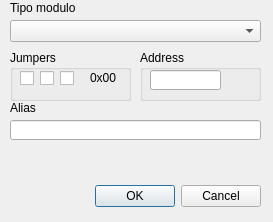
<?xml version="1.0" encoding="UTF-8"?>
<ui version="4.0">
 <class>Dialog_AddModule</class>
 <widget class="QDialog" name="Dialog_AddModule">
  <property name="windowModality">
   <enum>Qt::ApplicationModal</enum>
  </property>
  <property name="geometry">
   <rect>
    <x>0</x>
    <y>0</y>
    <width>273</width>
    <height>222</height>
   </rect>
  </property>
  <property name="windowTitle">
   <string>Dialog</string>
  </property>
  <widget class="QDialogButtonBox" name="buttonBox">
   <property name="geometry">
    <rect>
     <x>30</x>
     <y>180</y>
     <width>231</width>
     <height>32</height>
    </rect>
   </property>
   <property name="orientation">
    <enum>Qt::Horizontal</enum>
   </property>
   <property name="standardButtons">
    <set>QDialogButtonBox::Cancel|QDialogButtonBox::Ok</set>
   </property>
  </widget>
  <widget class="QComboBox" name="comboBox">
   <property name="geometry">
    <rect>
     <x>10</x>
     <y>20</y>
     <width>251</width>
     <height>22</height>
    </rect>
   </property>
  </widget>
  <widget class="QLabel" name="label">
   <property name="geometry">
    <rect>
     <x>10</x>
     <y>0</y>
     <width>111</width>
     <height>16</height>
    </rect>
   </property>
   <property name="text">
    <string>Tipo modulo </string>
   </property>
  </widget>
  <widget class="QGroupBox" name="gJumpers">
   <property name="geometry">
    <rect>
     <x>10</x>
     <y>50</y>
     <width>121</width>
     <height>51</height>
    </rect>
   </property>
   <property name="title">
    <string>Jumpers</string>
   </property>
   <widget class="QCheckBox" name="J1">
    <property name="geometry">
     <rect>
      <x>10</x>
      <y>20</y>
      <width>16</width>
      <height>17</height>
     </rect>
    </property>
    <property name="text">
     <string/>
    </property>
   </widget>
   <widget class="QCheckBox" name="J2">
    <property name="geometry">
     <rect>
      <x>30</x>
      <y>20</y>
      <width>16</width>
      <height>17</height>
     </rect>
    </property>
    <property name="text">
     <string/>
    </property>
   </widget>
   <widget class="QCheckBox" name="J3">
    <property name="geometry">
     <rect>
      <x>50</x>
      <y>20</y>
      <width>16</width>
      <height>17</height>
     </rect>
    </property>
    <property name="text">
     <string/>
    </property>
   </widget>
   <widget class="QLabel" name="lbJaddr">
    <property name="geometry">
     <rect>
      <x>80</x>
      <y>20</y>
      <width>41</width>
      <height>16</height>
     </rect>
    </property>
    <property name="text">
     <string>0x00</string>
    </property>
   </widget>
  </widget>
  <widget class="QGroupBox" name="gAddress">
   <property name="geometry">
    <rect>
     <x>140</x>
     <y>50</y>
     <width>121</width>
     <height>51</height>
    </rect>
   </property>
   <property name="title">
    <string>Address</string>
   </property>
   <widget class="QLineEdit" name="lineEdit">
    <property name="geometry">
     <rect>
      <x>10</x>
      <y>20</y>
      <width>71</width>
      <height>20</height>
     </rect>
    </property>
   </widget>
  </widget>
  <widget class="QLineEdit" name="txtAlias">
   <property name="geometry">
    <rect>
     <x>10</x>
     <y>120</y>
     <width>251</width>
     <height>20</height>
    </rect>
   </property>
  </widget>
  <widget class="QLabel" name="label_3">
   <property name="geometry">
    <rect>
     <x>10</x>
     <y>100</y>
     <width>91</width>
     <height>16</height>
    </rect>
   </property>
   <property name="text">
    <string>Alias</string>
   </property>
  </widget>
 </widget>
 <resources/>
 <connections>
  <connection>
   <sender>buttonBox</sender>
   <signal>accepted()</signal>
   <receiver>Dialog_AddModule</receiver>
   <slot>accept()</slot>
   <hints>
    <hint type="sourcelabel">
     <x>248</x>
     <y>254</y>
    </hint>
    <hint type="destinationlabel">
     <x>157</x>
     <y>274</y>
    </hint>
   </hints>
  </connection>
  <connection>
   <sender>buttonBox</sender>
   <signal>rejected()</signal>
   <receiver>Dialog_AddModule</receiver>
   <slot>reject()</slot>
   <hints>
    <hint type="sourcelabel">
     <x>316</x>
     <y>260</y>
    </hint>
    <hint type="destinationlabel">
     <x>286</x>
     <y>274</y>
    </hint>
   </hints>
  </connection>
 </connections>
</ui>
